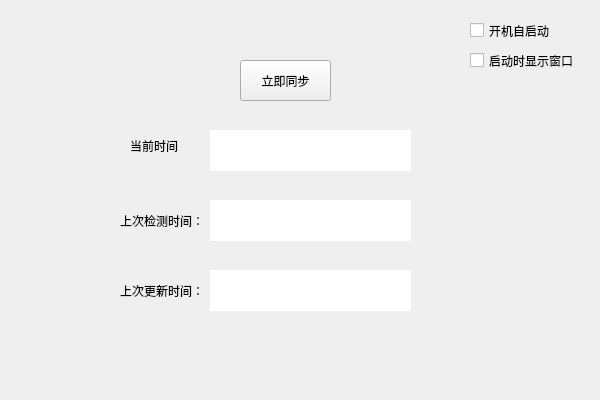
<?xml version="1.0" encoding="UTF-8"?>
<ui version="4.0">
 <class>TimeSyncWidgetsClass</class>
 <widget class="QWidget" name="TimeSyncWidgetsClass">
  <property name="geometry">
   <rect>
    <x>0</x>
    <y>0</y>
    <width>600</width>
    <height>400</height>
   </rect>
  </property>
  <property name="minimumSize">
   <size>
    <width>600</width>
    <height>400</height>
   </size>
  </property>
  <property name="maximumSize">
   <size>
    <width>600</width>
    <height>400</height>
   </size>
  </property>
  <property name="windowTitle">
   <string>时间同步</string>
  </property>
  <widget class="QPushButton" name="sync_bt">
   <property name="geometry">
    <rect>
     <x>240</x>
     <y>60</y>
     <width>91</width>
     <height>41</height>
    </rect>
   </property>
   <property name="text">
    <string>立即同步</string>
   </property>
  </widget>
  <widget class="QLabel" name="label">
   <property name="geometry">
    <rect>
     <x>120</x>
     <y>200</y>
     <width>101</width>
     <height>41</height>
    </rect>
   </property>
   <property name="text">
    <string>上次检测时间：</string>
   </property>
  </widget>
  <widget class="QLabel" name="label_2">
   <property name="geometry">
    <rect>
     <x>210</x>
     <y>200</y>
     <width>201</width>
     <height>41</height>
    </rect>
   </property>
   <property name="styleSheet">
    <string notr="true">background-color: rgb(255, 255, 255);</string>
   </property>
   <property name="text">
    <string/>
   </property>
  </widget>
  <widget class="QLabel" name="label_3">
   <property name="geometry">
    <rect>
     <x>130</x>
     <y>130</y>
     <width>51</width>
     <height>31</height>
    </rect>
   </property>
   <property name="text">
    <string>当前时间：</string>
   </property>
  </widget>
  <widget class="QLabel" name="label_4">
   <property name="geometry">
    <rect>
     <x>210</x>
     <y>130</y>
     <width>201</width>
     <height>41</height>
    </rect>
   </property>
   <property name="styleSheet">
    <string notr="true">background-color: rgb(255, 255, 255);</string>
   </property>
   <property name="text">
    <string/>
   </property>
  </widget>
  <widget class="QLabel" name="label_5">
   <property name="geometry">
    <rect>
     <x>120</x>
     <y>270</y>
     <width>101</width>
     <height>41</height>
    </rect>
   </property>
   <property name="text">
    <string>上次更新时间：</string>
   </property>
  </widget>
  <widget class="QLabel" name="label_6">
   <property name="geometry">
    <rect>
     <x>210</x>
     <y>270</y>
     <width>201</width>
     <height>41</height>
    </rect>
   </property>
   <property name="styleSheet">
    <string notr="true">background-color: rgb(255, 255, 255);</string>
   </property>
   <property name="text">
    <string/>
   </property>
  </widget>
  <widget class="QCheckBox" name="AutoRun">
   <property name="geometry">
    <rect>
     <x>470</x>
     <y>10</y>
     <width>91</width>
     <height>41</height>
    </rect>
   </property>
   <property name="text">
    <string>开机自启动</string>
   </property>
  </widget>
  <widget class="QCheckBox" name="IsShowWindow">
   <property name="geometry">
    <rect>
     <x>470</x>
     <y>40</y>
     <width>111</width>
     <height>41</height>
    </rect>
   </property>
   <property name="text">
    <string>启动时显示窗口</string>
   </property>
  </widget>
 </widget>
 <layoutdefault spacing="6" margin="11"/>
 <resources>
  <include location="TimeSyncWidgets.qrc"/>
 </resources>
 <connections/>
</ui>
